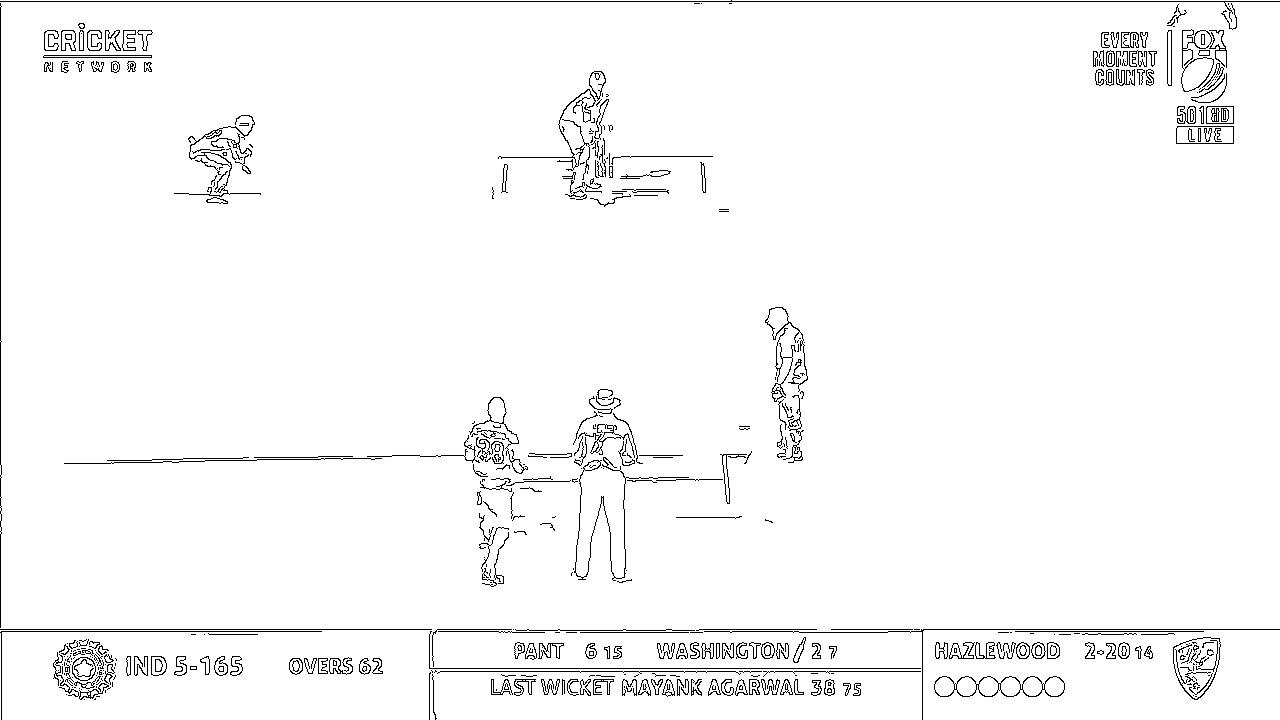
#> input picture cric/data/frame160.jpg, 1280 x 720 px; its folder holds only this picture in this run
$ python f2i.py
#> lines starting #> are read from the running program, lines starting #| are printed output that depends on the picture
import cv2
import numpy as np
from matplotlib import pyplot as plt
import os
import argparse
import glob
import glob

for img in glob.glob("data/*.jpg"):
    image = cv2.imread(img)
#> image is the input picture: shape (720, 1280, 3); min 0, max 255, mean 248.1
    sigma = 0.33
    v = np.median(image)
#> v = 255
    lower = int(max(0, (1.0 - sigma) * v))
#> lower = 170
    upper = int(min(255, (1.0 + sigma) * v))
#> upper = 255
    edges = cv2.Canny(image, lower, upper)
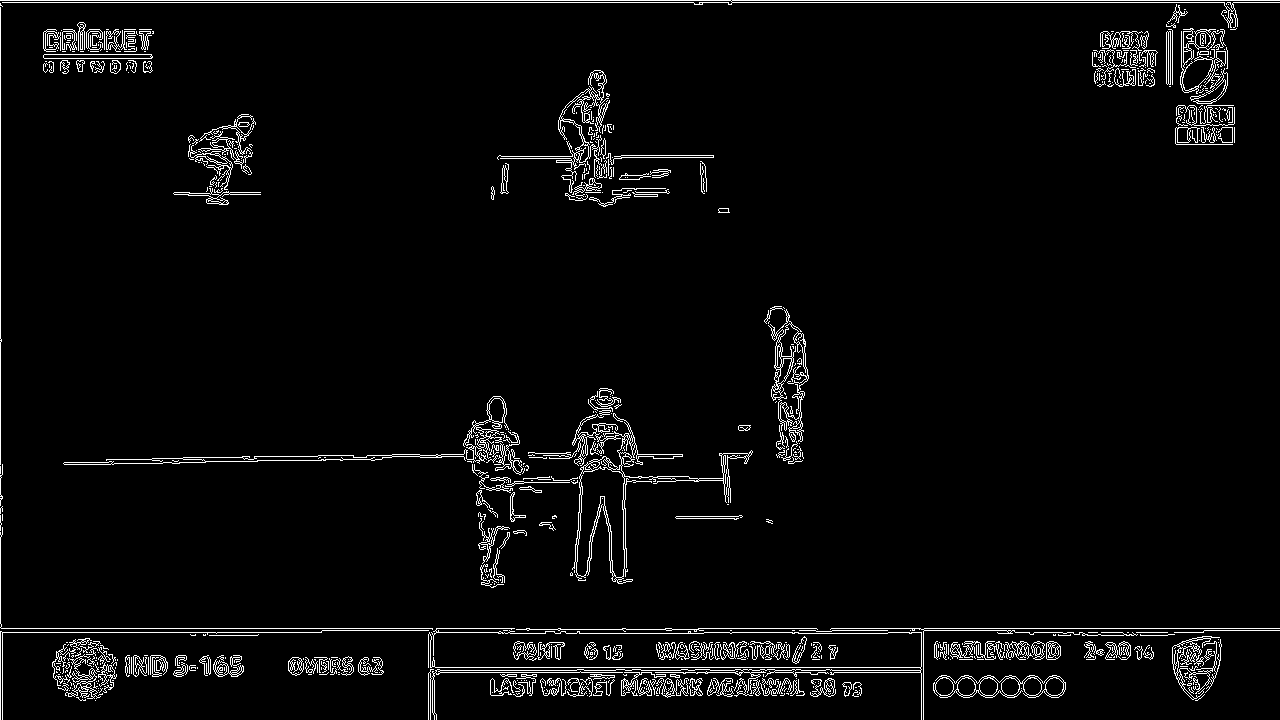
#> edges: shape (720, 1280); 3.7% white in thin lines or dots
    edges = (255-edges)
#> edges: shape (720, 1280); 96.3% white; black in thin lines or dots
    nm = str(img)
    print(nm)
    cv2.imwrite(nm, edges)

$ run again, on cric/data/frame320.jpg
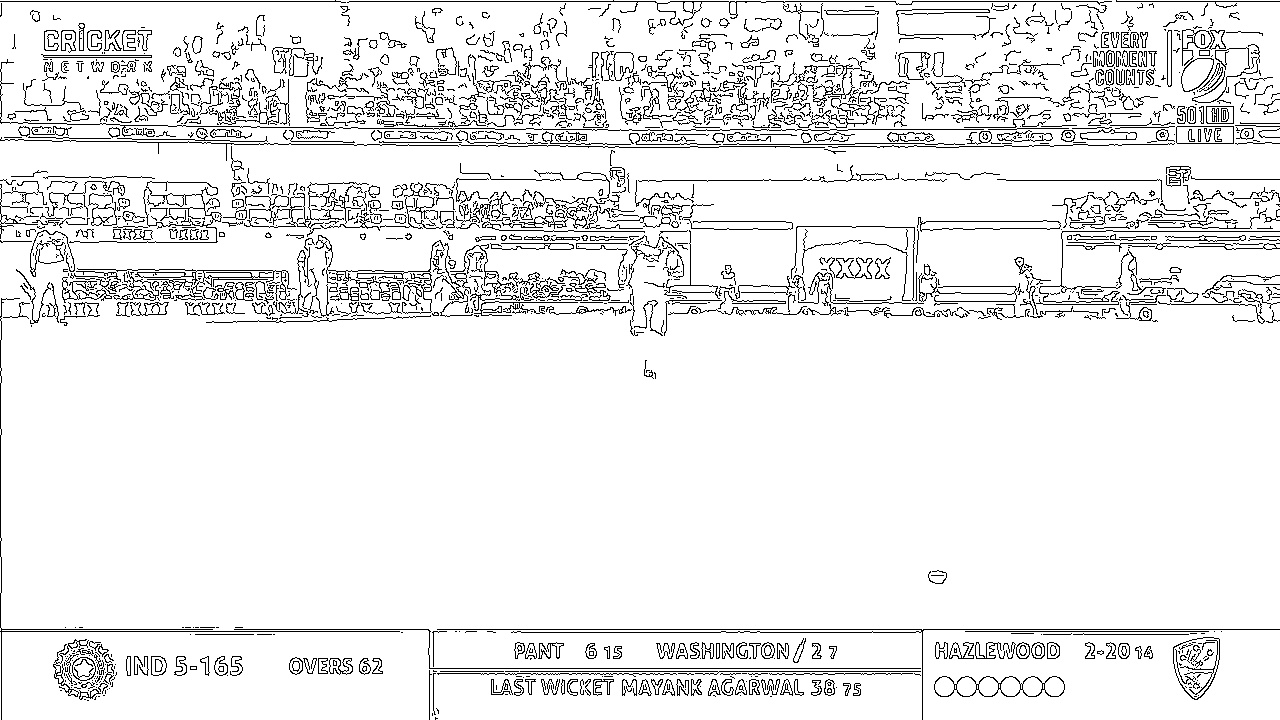
#> input picture cric/data/frame320.jpg, 1280 x 720 px
#> image is the input picture: shape (720, 1280, 3); min 0, max 255, mean 235.5
#> v = 255
#> lower = 170
#> upper = 255
#> `edges = cv2.Canny(image, lower, upper)`:
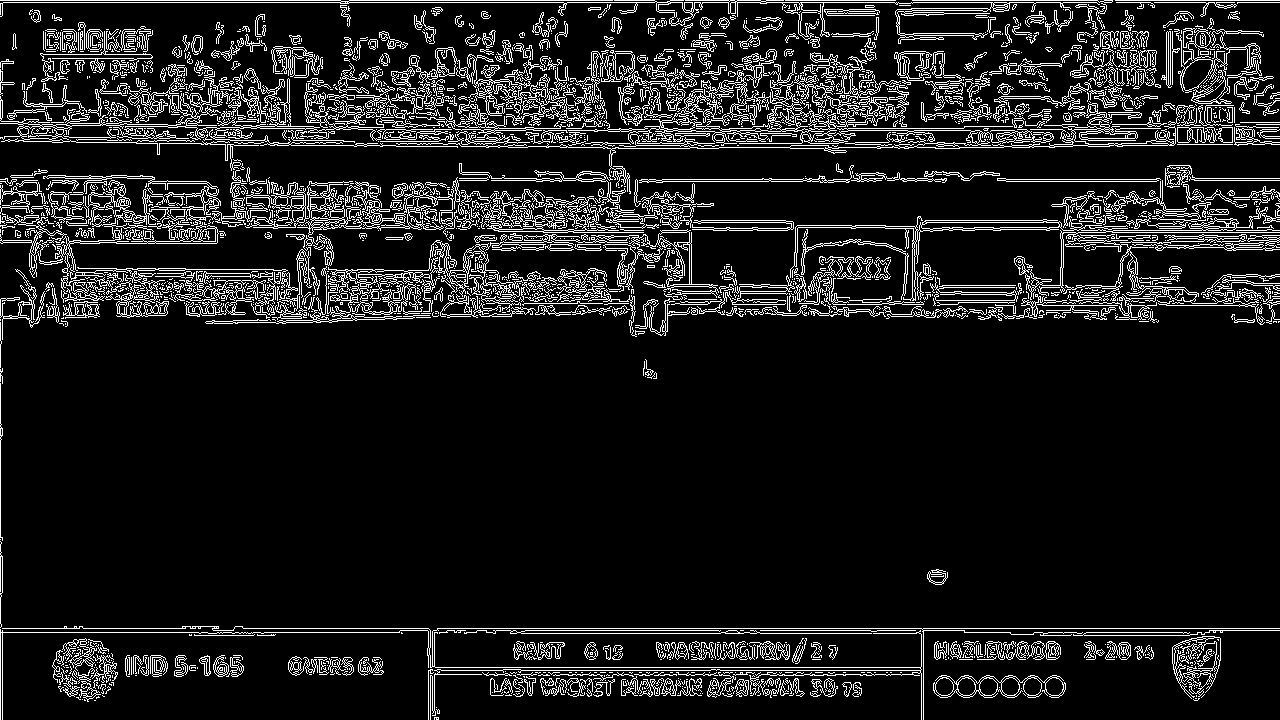
#> edges: shape (720, 1280); 10.8% white in thin lines or dots

$ run again, on cric/data/frame360.jpg
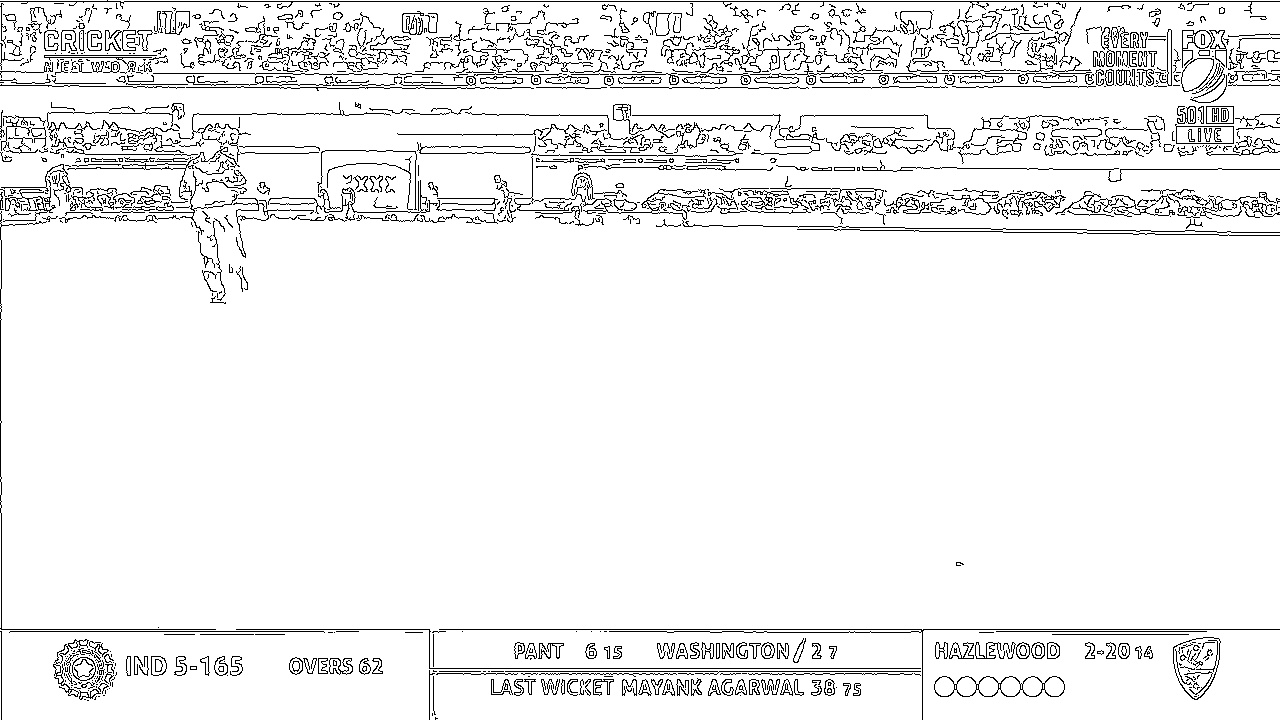
#> input picture cric/data/frame360.jpg, 1280 x 720 px
#> image is the input picture: shape (720, 1280, 3); min 0, max 255, mean 239.6
#> v = 255
#> lower = 170
#> upper = 255
#> `edges = cv2.Canny(image, lower, upper)`:
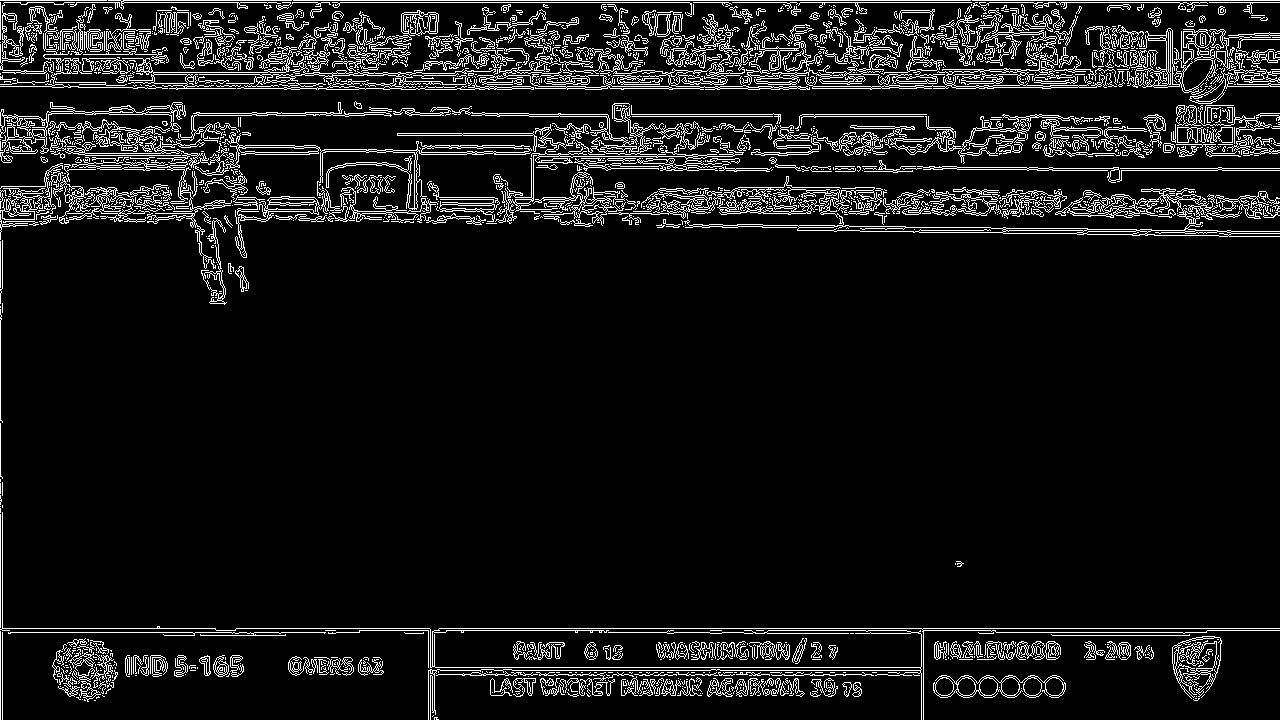
#> edges: shape (720, 1280); 8.6% white in thin lines or dots

$ run again, on cric/data/frame400.jpg
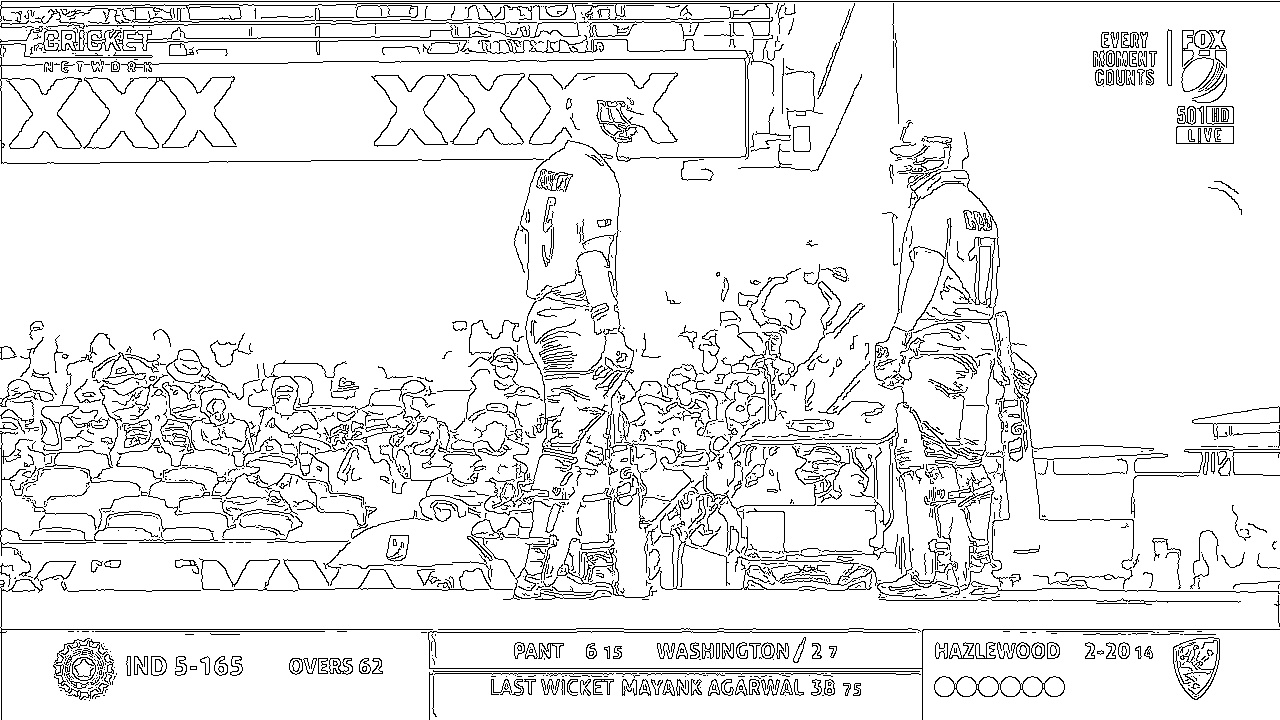
#> input picture cric/data/frame400.jpg, 1280 x 720 px
#> image is the input picture: shape (720, 1280, 3); min 0, max 255, mean 234
#> v = 255
#> lower = 170
#> upper = 255
#> `edges = cv2.Canny(image, lower, upper)`:
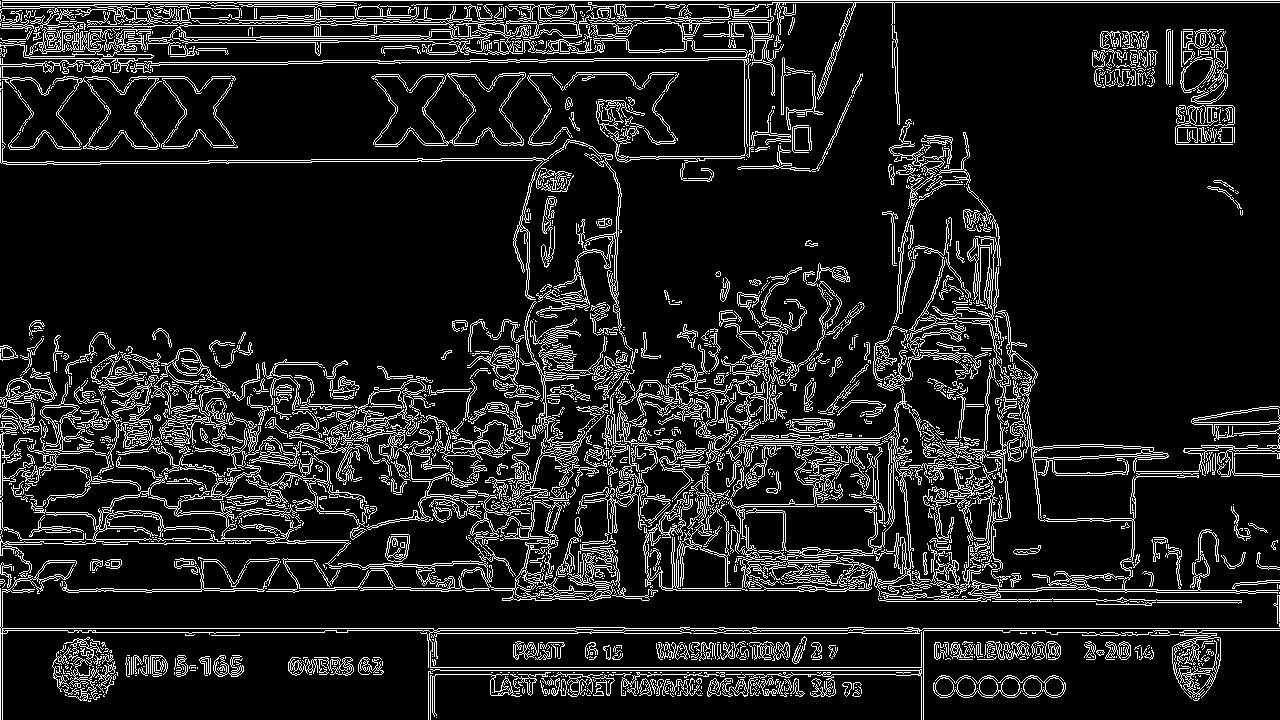
#> edges: shape (720, 1280); 11.9% white in thin lines or dots

$ run again, on cric/data/frame200.jpg
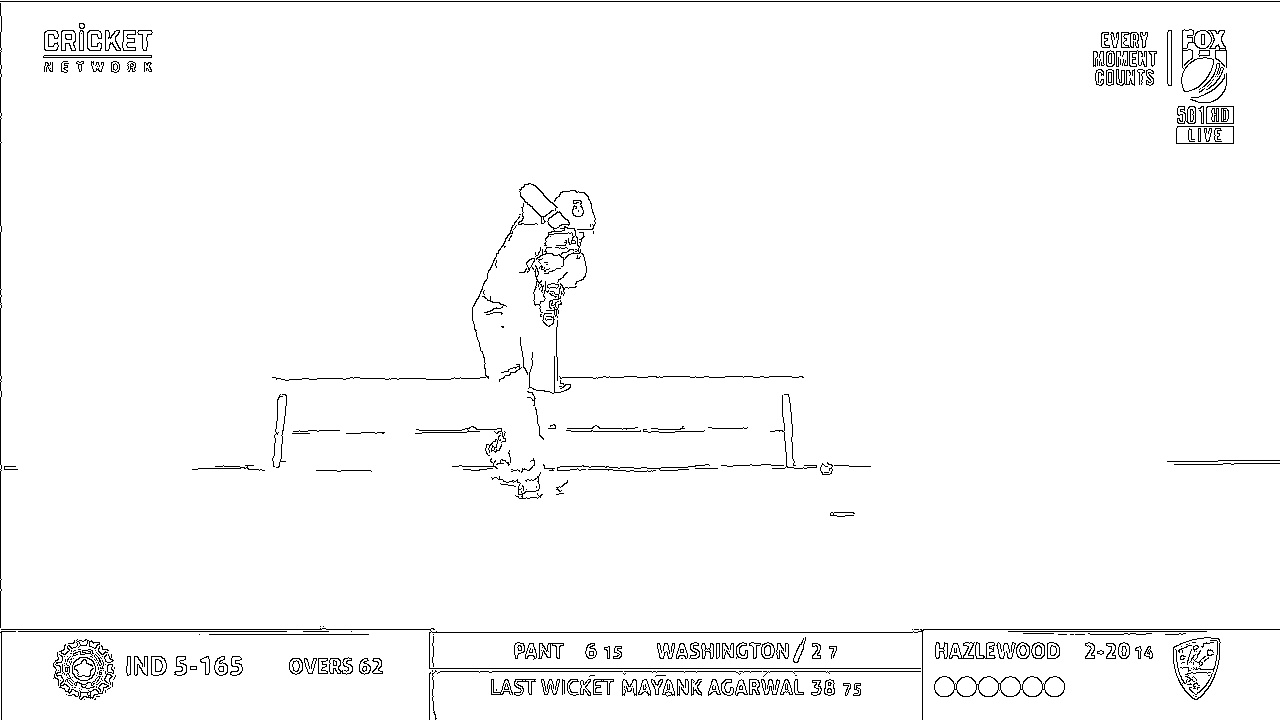
#> input picture cric/data/frame200.jpg, 1280 x 720 px
#> image is the input picture: shape (720, 1280, 3); min 0, max 255, mean 249.1
#> v = 255
#> lower = 170
#> upper = 255
#> `edges = cv2.Canny(image, lower, upper)`:
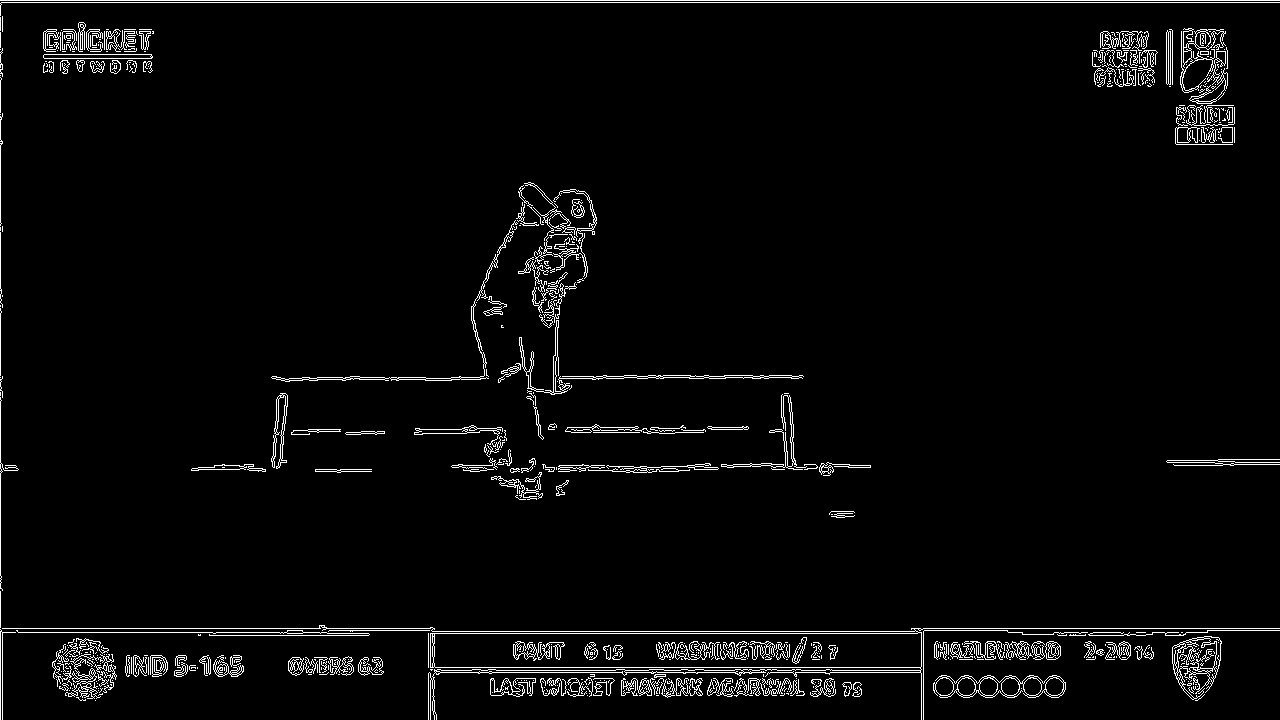
#> edges: shape (720, 1280); 3.3% white in thin lines or dots
